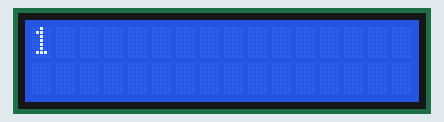
The sketch below on a simulated Arduino Uno, built with avr-gcc and run on an emulated ATmega328P. Parts: 16×2 character LCD.

Above: at 0.11 s.
At 4.97 s:
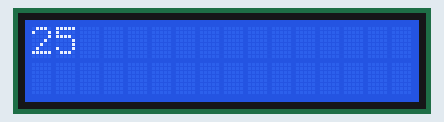
At 10.03 s:
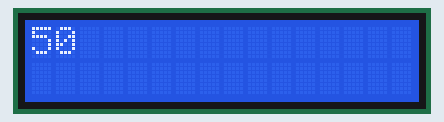
At 19.96 s:
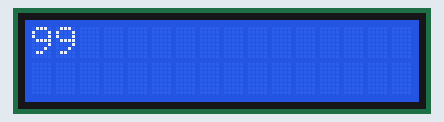
At 29.89 s:
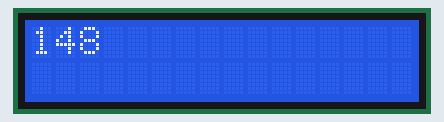
At 39.83 s:
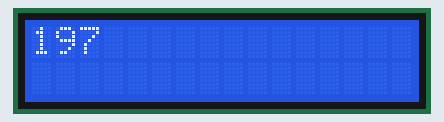

The sketch:

try_lcd_ar.ino
```cpp
#include <LiquidCrystal.h>


LiquidCrystal lcd(5, 4, 3, 2, 1, 0);
int x = 0;

void setup()
{
  lcd.begin(16, 2);


}

void loop() {
  // put your main code here, to run repeatedly:

  x++;
  lcd.print(x);
  delay (100);
  lcd.clear();
  delay (100);

}
```
